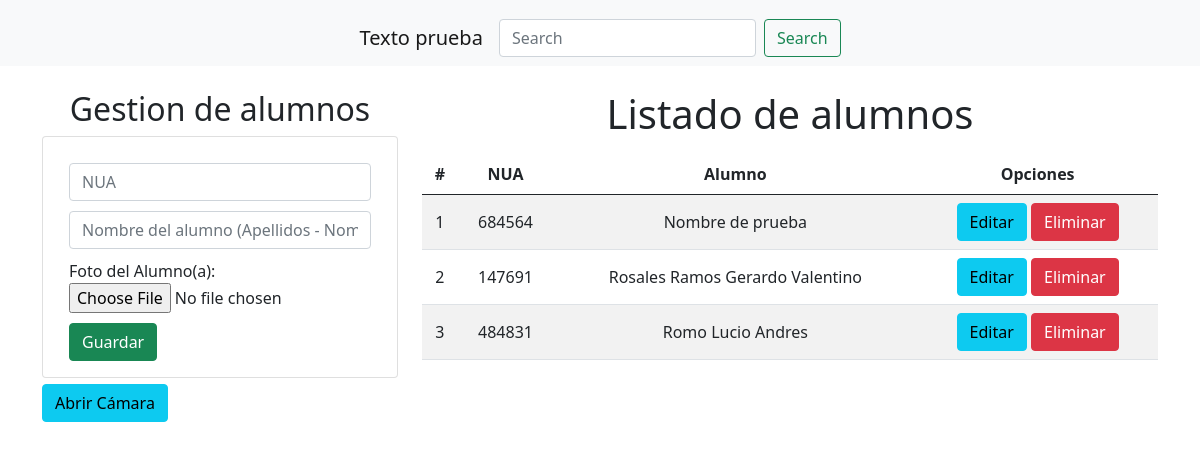
The page / on the database its author committed.
### Aplicaciones/Academico/models.py (models this page shows, shortened)
class Curso(models.Model):
    nua = models.CharField(primary_key=True,max_length=6)
    nombre = models.CharField(max_length=100)
    foto = models.ImageField(upload_to="alumnos", null=True)

### Aplicaciones/Academico/views.py (the view)
# urls.py: path('', views.home),
def home(request):
    alumnosListados = Curso.objects.all()
    return render(request, "gestionAlumnos.html", {"alumnos": alumnosListados})

### Aplicaciones/Academico/templates/gestionAlumnos.html (shortened to what this page needs)
{% extends "./base.html" %}
{% block body %}
<div class="row">
    <div class="col-sm-12 col-md-6 col-lg-4 col-xl-4">
        <h2 class="text-center">Gestion de alumnos</h2>
        <div class="card">
            <div class="card-body" style="display: flex;
                                        justify-content: flex-start;
                                        flex-direction: column-reverse;">
                <form id="formularioCurso" enctype="multipart/form-data" action="/registrarAlumno/" method="POST"> {% csrf_token %}
                    <div class="form-group" style="margin: 10px;">
                        <input type="text"
                                name="txtNUA"
                                id="txtNUA"
                                class="form-control"
                                placeholder="NUA"
                                minlength="6"
                                maxlength="6"
                                required>
                    </div>
                    <div class="form-group" style="margin: 10px;">
                        <input type="text"
                                name="txtNombre"
                                id="txtNombre"
                                class="form-control"
                                placeholder="Nombre del alumno (Apellidos - Nombre(s))"
                                minlength="3"
                                maxlength="100"
                                required>
                    </div>
                    <div class="form-group" style="margin: 10px;">
                        <label for="foto">Foto del Alumno(a): </label>
                        <input type="file" id="foto" name="fotoAlumno" accept="image/*">
                    </div>
                    <div class="form-group" style="display: flex; padding-left: 10px;">
                        <button type="submit" class="btn btn-success btn-block text-white">Guardar</button>
                    </div>
                </form>
            </div>
        </div>
    </div>
    <div class="col-sm-12 col-md-6 col-lg-8 col-xl-8">
        <h1 class="text-center">Listado de alumnos</h1>
        <div class="table-responsive py-2">
            <table class="table table-striped">
                <thead>
                    <tr>
                        <th>#</th>
                        <th>NUA</th>
                        <th>Alumno</th>
                        <th colspan="2">Opciones</th>
                    </tr>
                </thead>
                <tbody>
                    {% for a in alumnos %}
                    <tr>
                        <td>{{forloop.counter}}</td>
                        <td>{{a.nua}}</td>
                        <td>{{a.nombre}}</td>
                        <td>
                            <a href="edicionAlumno/{{a.nua}}" class="btn btn-info">Editar</a>
                            <a href="eliminacionAlumno/{{a.nua}}" class="btn btn-danger btnEliminacion">Eliminar</a>
                        </td>
                    </tr>
                    {% endfor %}
                </tbody>
            </table>
        </div>
    </div>
</div>
<div>
    <a href="recognize/" class="btn btn-info">Abrir Cámara</a>
</div>
{% endblock %}

### Aplicaciones/Academico/static/css/gestionAlumnos.css (style rules this page uses)
th, td { text-align: center; vertical-align: middle; }

### rows shown on the page
Curso: nua "684564", nombre "Nombre de prueba"
Curso: nua "147691", nombre "Rosales Ramos Gerardo Valentino"
Curso: nua "484831", nombre "Romo Lucio Andres"
